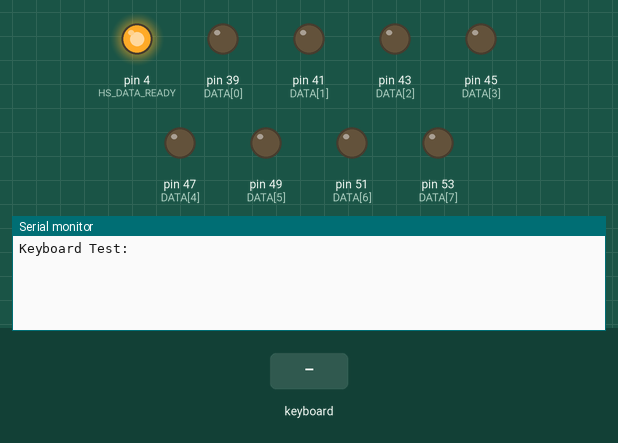
Simulated run of this sketch. Board: Arduino Mega 2560, built with avr-gcc and run on an emulated ATmega2560. Parts: output pins drawn as LEDs (lit = HIGH), the last lines printed to the serial monitor. The inputs (shaded band) are chosen by the test bench.

Above: at 1.2 s.
1.3 s: PS/2 keyboard text "1" received
At 2.5 s:
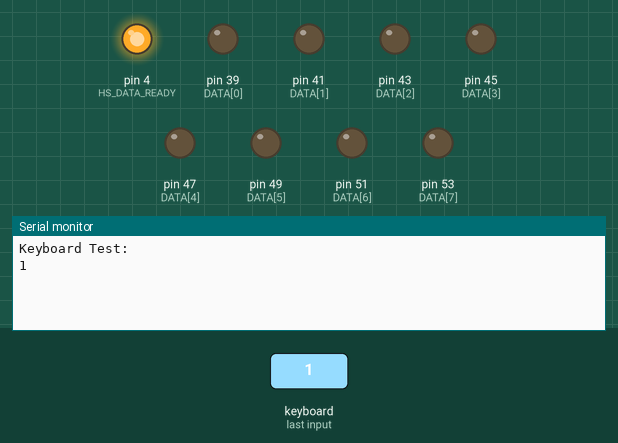
2.8 s: PS/2 keyboard text "a" received
At 3.8 s:
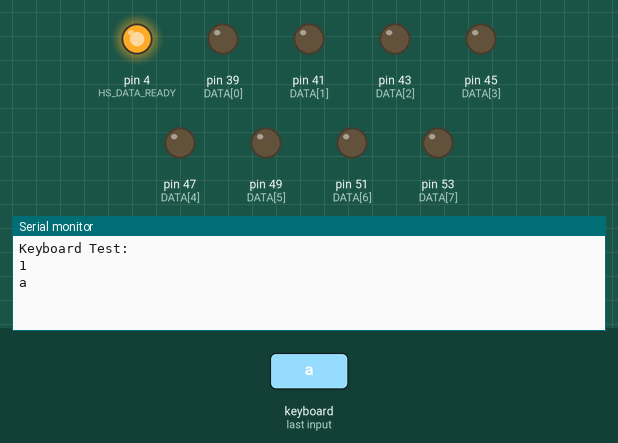

The sketch:

keyboard_mega.ino
```cpp
#include <PS2Keyboard.h>

const char DATA[] = {39, 41, 43, 45, 47, 49, 51, 53};

#define HS_DATA_TAKEN 2
#define HS_DATA_READY 4

const int DataPin = 3;
const int IRQpin =  2;

PS2Keyboard keyboard;

void setup() {

  for (int n = 0; n < 8; n += 1) {
    pinMode(DATA[n], OUTPUT);
    digitalWrite(DATA[n], LOW);
  }

  pinMode(HS_DATA_TAKEN, INPUT_PULLUP);
  pinMode(HS_DATA_READY, OUTPUT);
  digitalWrite(HS_DATA_READY, HIGH);

  //attachInterrupt(digitalPinToInterrupt(HS_DATA_TAKEN), onDataTaken, FALLING);
  //detachInterrupt(digitalPinToInterrupt(HS_DATA_TAKEN));

  //delay(1000);
  keyboard.begin(DataPin, IRQpin);
  Serial.begin(57600);
  Serial.println("Keyboard Test:");
}

void loop() {
  if (keyboard.available()) {

    // read the next key
    char c = keyboard.read();
    // check for some of the special keys
    if (c == PS2_ENTER) {
      Serial.println();
    } else if (c == PS2_TAB) {
      Serial.print("[Tab]");
    } else if (c == PS2_ESC) {
      Serial.print("[ESC]");
    } else if (c == PS2_PAGEDOWN) {
      Serial.print("[PgDn]");
    } else if (c == PS2_PAGEUP) {
      Serial.print("[PgUp]");
    } else if (c == PS2_LEFTARROW) {
      Serial.print("[Left]");
    } else if (c == PS2_RIGHTARROW) {
      Serial.print("[Right]");
    } else if (c == PS2_UPARROW) {
      Serial.print("[Up]");
    } else if (c == PS2_DOWNARROW) {
      Serial.print("[Down]");
    } else if (c == PS2_DELETE) {
      Serial.print("[Del]");
    } else {

      // otherwise, just print all normal characters
      Serial.print(c);
    }
    Serial.println();
    //sendChar(c);
  }
}

void sendChar(char c)
{
  char msg[64];
  char bitbuffer[9];
  bitbuffer[8]=0;

  digitalWrite(HS_DATA_READY, HIGH);

  int mask = 1;
  for (int i=0; i<8; i++) {
    int bit = c & mask;
    if (bit) {
      bitbuffer[7-i]='1';
    } else {
      bitbuffer[7-i]='0';
    }
    digitalWrite(DATA[i], bit ? HIGH : LOW);
    mask = mask << 1;
  }
  sprintf(msg, "Writing %c (%s) to data bus...", c, bitbuffer);
  Serial.print(msg);

  digitalWrite(HS_DATA_READY, LOW);
  digitalWrite(HS_DATA_READY, HIGH);
  Serial.println("done.");
}
```

Measured:
- after the input at 1.3 s, the serial monitor: prints a new line at once (image 1)
- after the input at 2.8 s, the serial monitor: prints a new line at once (image 2)
